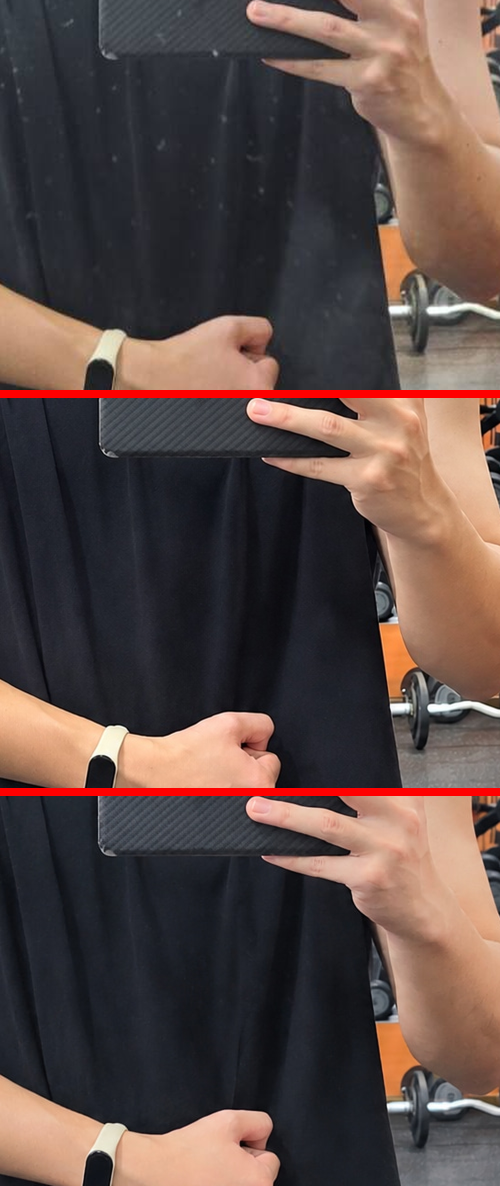
#> input picture reverse/cmp3_folds.png, 1000 x 2372 px, given in place of QQ图片20260927174648.jpg, which was not available (shown at 1/2 size)
$ python shoulder_check.py
#> lines starting #> are read from the running program, lines starting #| are printed output that depends on the picture; pictures that were not available may be replaced by others from this repository, and a replacement may not be noted
# -*- coding: utf-8 -*-
"""验证:九命机结果里肩膀/衣服褶皱是否被生成式重绘(轮廓位移)。"""
import numpy as np
from PIL import Image

W, H = 1536, 864
def load(p):
    return np.asarray(Image.open(p).convert("RGB").resize((W, H), Image.LANCZOS), float)

A = load(r"C:\Users\lenovo\OneDrive - Jazee\桌面\QQ图片20260927174648.jpg")
B = load(r"C:\Users\lenovo\OneDrive - Jazee\桌面\3.jpg")
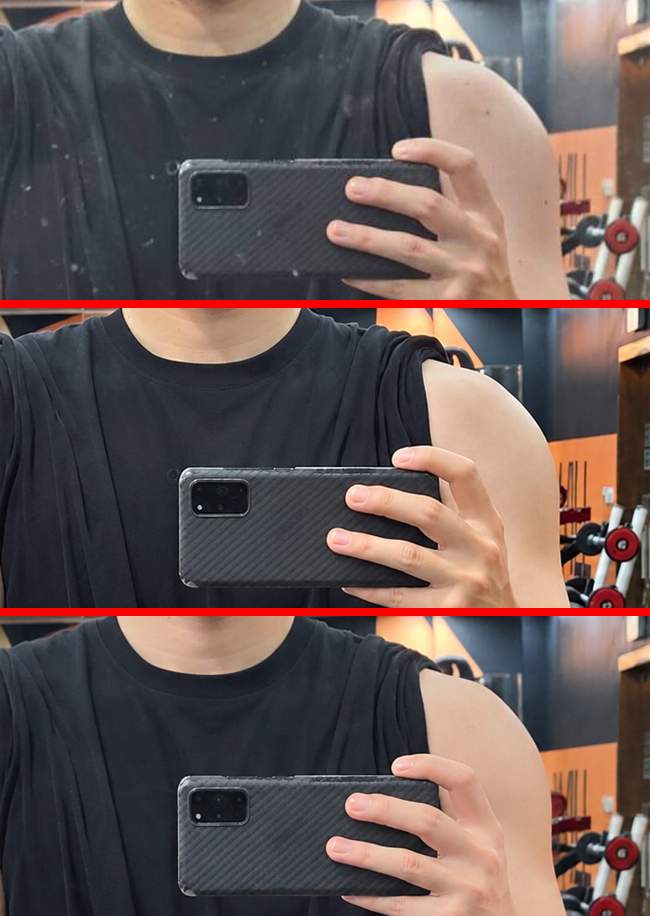
#> input picture reverse/cmp3_shoulder.png, 1300 x 1832 px, given in place of 3.jpg, which was not available (shown at 1/2 size)
C = load(r"C:\Users\lenovo\OneDrive - Jazee\桌面\13435045936832630.jpeg")

# 肩线区域与衣服褶皱区域裁片: A/B/C 三连
def stack(name, box, scale=2):
#> called with name = 'shoulder', box = (480, 30, 1130, 330), scale = 2
    x0, y0, x1, y1 = box
    w, h = x1-x0, y1-y0
    cv = Image.new("RGB", (w*scale, (h*3+16)*scale), (255, 0, 0))
    for k, arr in enumerate([A, B, C]):
        im = Image.fromarray(arr[y0:y1, x0:x1].astype(np.uint8)).resize((w*scale, h*scale), Image.LANCZOS)
        cv.paste(im, (0, k*(h+8)*scale))
#> this loop made 3 passes
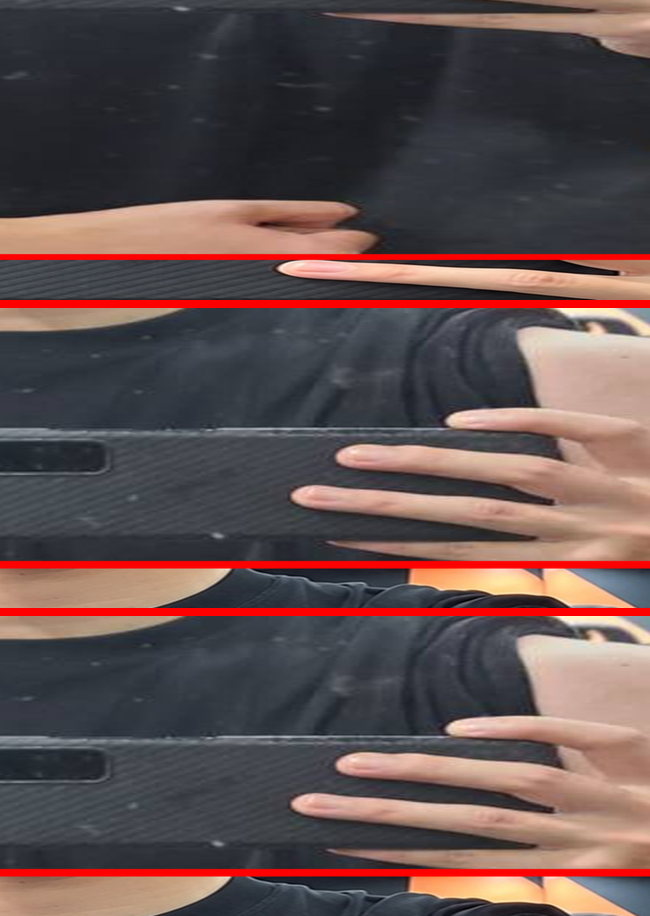
#> cv: PIL image 1300x1832 RGB (shown at 1/2 size); mean R, G, B 97.9, 79.9, 79.3
    cv.save(rf"F:\Project\image\reverse\cmp3_{name}.png")

stack("shoulder", (480, 30, 1130, 330))   # 肩线与上胸
stack("folds", (560, 250, 1060, 640))     # 衣服褶皱与手机
#> call 2 of stack, with name = 'folds', box = (560, 250, 1060, 640), scale = 2
#> the loop in stack (call 2), `for k, arr in enumerate([A, B, C]):` made 3 passes
#> pass 1, in stack (call 2), `im = Image.fromarray(arr[y0:y1, x0:x1].astype(np.uint8)).resize((w*sca..`:
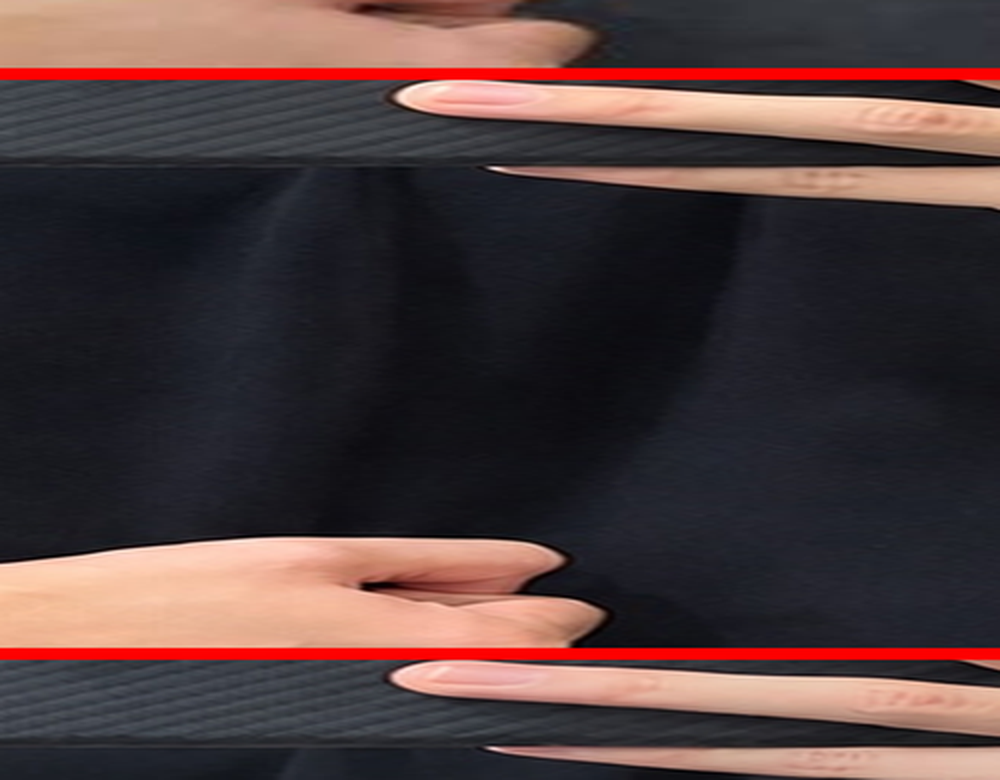
#> im: PIL image 1000x780 RGB; mean R, G, B 78.5, 60.4, 60.6
#> after the loop in stack (call 2), `for k, arr in enumerate([A, B, C]):`:
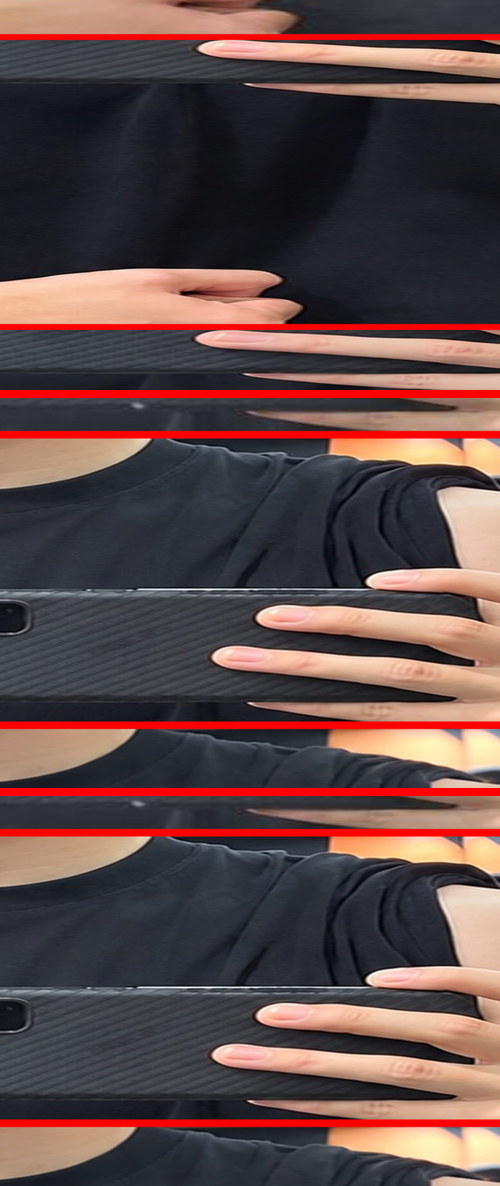
#> cv: PIL image 1000x2372 RGB (shown at 1/2 size); mean R, G, B 94.8, 73, 71.7

# 量化:躯干区边缘图重合度。梯度幅值图的相关性对"轮廓位移"极敏感
def edge(g):
    gx = np.gradient(g, axis=1); gy = np.gradient(g, axis=0)
    return np.sqrt(gx**2 + gy**2)

region = (slice(30, 640), slice(480, 1130))  # 整个人物躯干
for name, X in [("自己B", B), ("九命机C", C)]:
    ea, ex = edge(A[region].mean(2)), edge(X[region].mean(2))
    ea -= ea.mean(); ex -= ex.mean()
    cc = (ea*ex).sum()/(np.sqrt((ea**2).sum()*(ex**2).sum())+1e-6)
    print(f"A->{name} 躯干区边缘结构相关: {cc:.4f}")
#> this loop made 2 passes
#> (name, cc) on passes 1 to 2: ('自己B', 0.0587), ('九命机C', 0.0587)
#| A->自己B 躯干区边缘结构相关: 0.0587
#| A->九命机C 躯干区边缘结构相关: 0.0587
#> pass 1, in edge (call 2), `gy = np.gradient(g, axis=0)`:
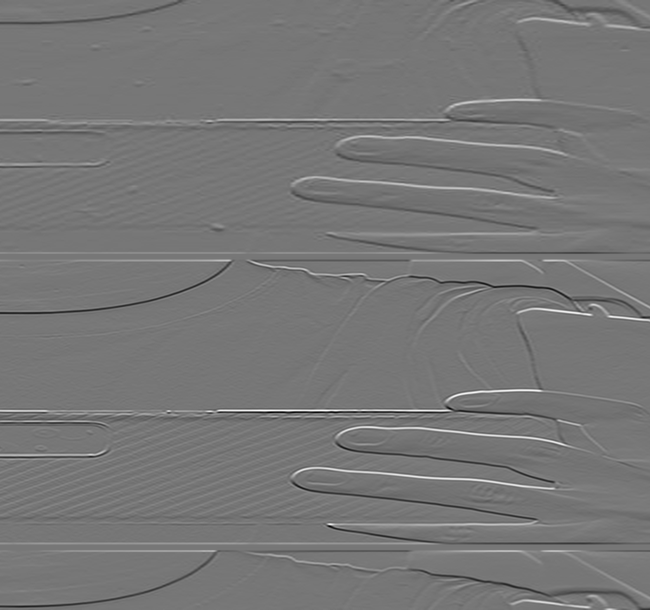
#> gy: shape (610, 650) float64; min -110.3, max 125.8, mean -0.1; drawn with min black and max white
ea, ec = edge(B[region].mean(2)), edge(C[region].mean(2))
#> in edge (call 5), `gx = np.gradient(g, axis=1)`:
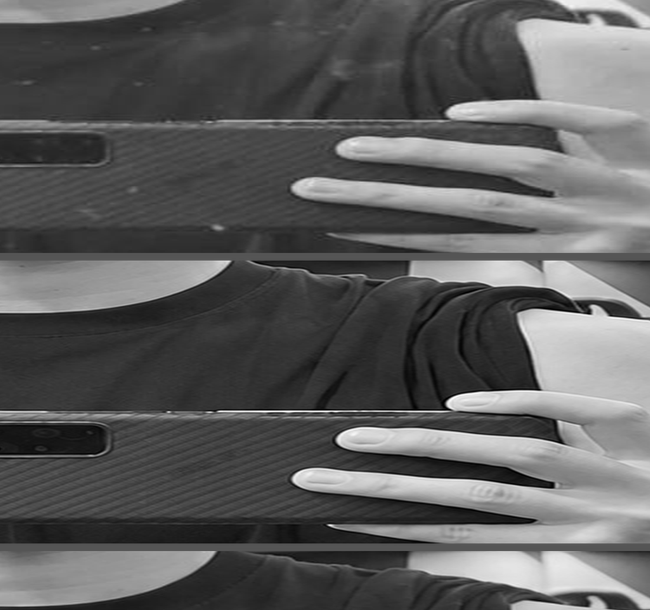
#> g: shape (610, 650) float64; min 0, max 255, mean 93.7
#> in edge (call 5), `return np.sqrt(gx**2 + gy**2)`:
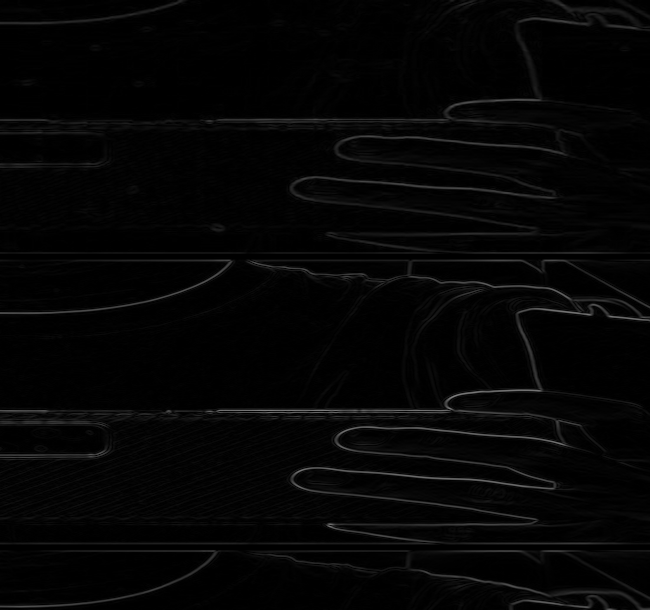
#> returned value: shape (610, 650) float64; min 0, max 130.7, mean 5.2
ea -= ea.mean(); ec -= ec.mean()
print(f"B vs C 躯干区边缘结构相关: {(ea*ec).sum()/(np.sqrt((ea**2).sum()*(ec**2).sum())+1e-6):.4f}")
#| B vs C 躯干区边缘结构相关: 1.0000
print("对比图已存 cmp3_shoulder.png / cmp3_folds.png (顺序: 上=原图 中=自己 下=九命机)")
